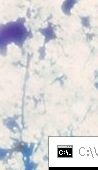
#> input picture python_grammar/安装第三方模块/1.png, 98 x 170 px
$ python '安装第三方模块.py'
#> lines starting #> are read from the running program, lines starting #| are printed output that depends on the picture
"""
要安装三方库，需要知道模块的名字
#Pillow  非常强大的处理图像的工具库
pip install Pillow
pip install --upgrade pip
"""
#引入第三方库
from PIL import Image

#打开图片
im = Image.open("1.png")
#> im is the input picture: PIL image 98x170 RGB; mean R, G, B 215.3, 214.1, 215.3
#查看图片的信息
print(im.format, im.size, im.mode)
#| PNG (98, 170) RGB
#设置图片的大小
im.thumbnail((100,100))
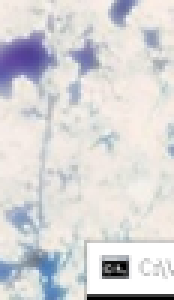
#> im: PIL image 58x100 RGB (shown 3 times larger); mean R, G, B 215.2, 214, 215.3
#保存为新图片
im.save("temp.png", "PNG")
